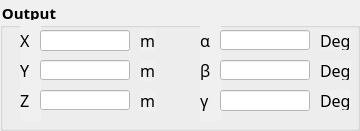
           <widget class="QGroupBox" name="groupBox_6">
            <property name="geometry">
             <rect>
              <x>10</x>
              <y>170</y>
              <width>360</width>
              <height>131</height>
             </rect>
            </property>
            <property name="font">
             <font>
              <family>3DS Fonticon CID</family>
              <pointsize>11</pointsize>
              <weight>75</weight>
              <bold>true</bold>
             </font>
            </property>
            <property name="layoutDirection">
             <enum>Qt::LeftToRight</enum>
            </property>
            <property name="styleSheet">
             <string notr="true">background-color: rgb(240, 240, 240);</string>
            </property>
            <property name="title">
             <string>Output</string>
            </property>
            <widget class="QLabel" name="label_149">
             <property name="geometry">
              <rect>
               <x>20</x>
               <y>20</y>
               <width>21</width>
               <height>41</height>
              </rect>
             </property>
             <property name="font">
              <font>
               <family>3ds</family>
               <pointsize>12</pointsize>
               <weight>50</weight>
               <bold>false</bold>
              </font>
             </property>
             <property name="styleSheet">
              <string notr="true">color:black;</string>
             </property>
             <property name="text">
              <string>&lt;html&gt;&lt;head/&gt;&lt;body&gt;&lt;p&gt;X&lt;/p&gt;&lt;/body&gt;&lt;/html&gt;</string>
             </property>
            </widget>
            <widget class="QLineEdit" name="tb_X_FK">
             <property name="geometry">
              <rect>
               <x>40</x>
               <y>30</y>
               <width>90</width>
               <height>21</height>
              </rect>
             </property>
             <property name="font">
              <font>
               <pointsize>10</pointsize>
              </font>
             </property>
             <property name="styleSheet">
              <string notr="true">background-color:white;</string>
             </property>
             <property name="alignment">
              <set>Qt::AlignCenter</set>
             </property>
             <property name="readOnly">
              <bool>true</bool>
             </property>
            </widget>
            <widget class="QLineEdit" name="tb_Y_FK">
             <property name="geometry">
              <rect>
               <x>40</x>
               <y>60</y>
               <width>90</width>
               <height>20</height>
              </rect>
             </property>
             <property name="font">
              <font>
               <pointsize>10</pointsize>
              </font>
             </property>
             <property name="styleSheet">
              <string notr="true">background-color:white;</string>
             </property>
             <property name="alignment">
              <set>Qt::AlignCenter</set>
             </property>
             <property name="readOnly">
              <bool>true</bool>
             </property>
            </widget>
            <widget class="QLabel" name="label_150">
             <property name="geometry">
              <rect>
               <x>20</x>
               <y>50</y>
               <width>21</width>
               <height>41</height>
              </rect>
             </property>
             <property name="font">
              <font>
               <family>3ds</family>
               <pointsize>12</pointsize>
               <weight>50</weight>
               <bold>false</bold>
              </font>
             </property>
             <property name="styleSheet">
              <string notr="true">color:black;</string>
             </property>
             <property name="text">
              <string>&lt;html&gt;&lt;head/&gt;&lt;body&gt;&lt;p&gt;Y&lt;/p&gt;&lt;/body&gt;&lt;/html&gt;</string>
             </property>
            </widget>
            <widget class="QLineEdit" name="tb_Z_FK">
             <property name="geometry">
              <rect>
               <x>40</x>
               <y>90</y>
               <width>90</width>
               <height>20</height>
              </rect>
             </property>
             <property name="font">
              <font>
               <pointsize>10</pointsize>
              </font>
             </property>
             <property name="styleSheet">
              <string notr="true">background-color:white;</string>
             </property>
             <property name="alignment">
              <set>Qt::AlignCenter</set>
             </property>
             <property name="readOnly">
              <bool>true</bool>
             </property>
            </widget>
            <widget class="QLabel" name="label_151">
             <property name="geometry">
              <rect>
               <x>20</x>
               <y>80</y>
               <width>21</width>
               <height>41</height>
              </rect>
             </property>
             <property name="font">
              <font>
               <family>3ds</family>
               <pointsize>12</pointsize>
               <weight>50</weight>
               <bold>false</bold>
              </font>
             </property>
             <property name="styleSheet">
              <string notr="true">color:black;</string>
             </property>
             <property name="text">
              <string>&lt;html&gt;&lt;head/&gt;&lt;body&gt;&lt;p&gt;Z&lt;/p&gt;&lt;/body&gt;&lt;/html&gt;</string>
             </property>
            </widget>
            <widget class="QLabel" name="label_152">
             <property name="geometry">
              <rect>
               <x>200</x>
               <y>20</y>
               <width>21</width>
               <height>41</height>
              </rect>
             </property>
             <property name="font">
              <font>
               <family>3ds</family>
               <pointsize>12</pointsize>
               <weight>50</weight>
               <bold>false</bold>
              </font>
             </property>
             <property name="styleSheet">
              <string notr="true">color:black;</string>
             </property>
             <property name="text">
              <string>&lt;html&gt;&lt;head/&gt;&lt;body&gt;&lt;p&gt;α&lt;/p&gt;&lt;/body&gt;&lt;/html&gt;</string>
             </property>
            </widget>
            <widget class="QLabel" name="label_153">
             <property name="geometry">
              <rect>
               <x>200</x>
               <y>50</y>
               <width>21</width>
               <height>41</height>
              </rect>
             </property>
             <property name="font">
              <font>
               <family>3ds</family>
               <pointsize>12</pointsize>
               <weight>50</weight>
               <bold>false</bold>
              </font>
             </property>
             <property name="styleSheet">
              <string notr="true">color:black;</string>
             </property>
             <property name="text">
              <string>&lt;html&gt;&lt;head/&gt;&lt;body&gt;&lt;p&gt;β&lt;/p&gt;&lt;/body&gt;&lt;/html&gt;</string>
             </property>
            </widget>
            <widget class="QLineEdit" name="tb_alp_FK">
             <property name="geometry">
              <rect>
               <x>220</x>
               <y>30</y>
               <width>90</width>
               <height>20</height>
              </rect>
             </property>
             <property name="font">
              <font>
               <pointsize>10</pointsize>
              </font>
             </property>
             <property name="styleSheet">
              <string notr="true">background-color:white;</string>
             </property>
             <property name="alignment">
              <set>Qt::AlignCenter</set>
             </property>
             <property name="readOnly">
              <bool>true</bool>
             </property>
            </widget>
            <widget class="QLineEdit" name="tb_bet_FK">
             <property name="geometry">
              <rect>
               <x>220</x>
               <y>60</y>
               <width>90</width>
               <height>20</height>
              </rect>
             </property>
             <property name="font">
              <font>
               <pointsize>10</pointsize>
              </font>
             </property>
             <property name="styleSheet">
              <string notr="true">background-color:white;</string>
             </property>
             <property name="alignment">
              <set>Qt::AlignCenter</set>
             </property>
             <property name="readOnly">
              <bool>true</bool>
             </property>
            </widget>
            <widget class="QLineEdit" name="tb_gam_FK">
             <property name="geometry">
              <rect>
               <x>220</x>
               <y>90</y>
               <width>90</width>
               <height>21</height>
              </rect>
             </property>
             <property name="font">
              <font>
               <pointsize>10</pointsize>
              </font>
             </property>
             <property name="styleSheet">
              <string notr="true">background-color:white;</string>
             </property>
             <property name="alignment">
              <set>Qt::AlignCenter</set>
             </property>
             <property name="readOnly">
              <bool>true</bool>
             </property>
            </widget>
            <widget class="QLabel" name="label_154">
             <property name="geometry">
              <rect>
               <x>200</x>
               <y>80</y>
               <width>21</width>
               <height>41</height>
              </rect>
             </property>
             <property name="font">
              <font>
               <family>3ds</family>
               <pointsize>12</pointsize>
               <weight>50</weight>
               <bold>false</bold>
              </font>
             </property>
             <property name="styleSheet">
              <string notr="true">color:black;</string>
             </property>
             <property name="text">
              <string>&lt;html&gt;&lt;head/&gt;&lt;body&gt;&lt;p&gt; γ&lt;/p&gt;&lt;/body&gt;&lt;/html&gt;</string>
             </property>
            </widget>
            <widget class="QLabel" name="label_134">
             <property name="geometry">
              <rect>
               <x>140</x>
               <y>60</y>
               <width>16</width>
               <height>21</height>
              </rect>
             </property>
             <property name="font">
              <font>
               <family>3ds</family>
               <pointsize>12</pointsize>
              </font>
             </property>
             <property name="styleSheet">
              <string notr="true">color: rgb(0, 0, 0);</string>
             </property>
             <property name="text">
              <string>m</string>
             </property>
            </widget>
            <widget class="QLabel" name="label_135">
             <property name="geometry">
              <rect>
               <x>140</x>
               <y>30</y>
               <width>16</width>
               <height>21</height>
              </rect>
             </property>
             <property name="font">
              <font>
               <family>3ds</family>
               <pointsize>12</pointsize>
              </font>
             </property>
             <property name="styleSheet">
              <string notr="true">color: rgb(0, 0, 0);</string>
             </property>
             <property name="text">
              <string>m</string>
             </property>
            </widget>
            <widget class="QLabel" name="label_136">
             <property name="geometry">
              <rect>
               <x>140</x>
               <y>90</y>
               <width>16</width>
               <height>21</height>
              </rect>
             </property>
             <property name="font">
              <font>
               <family>3ds</family>
               <pointsize>12</pointsize>
              </font>
             </property>
             <property name="styleSheet">
              <string notr="true">color: rgb(0, 0, 0);</string>
             </property>
             <property name="text">
              <string>m</string>
             </property>
            </widget>
            <widget class="QLabel" name="label_267">
             <property name="geometry">
              <rect>
               <x>320</x>
               <y>90</y>
               <width>31</width>
               <height>20</height>
              </rect>
             </property>
             <property name="font">
              <font>
               <family>3ds</family>
               <pointsize>12</pointsize>
              </font>
             </property>
             <property name="styleSheet">
              <string notr="true">color: rgb(0, 0, 0);</string>
             </property>
             <property name="text">
              <string>Deg</string>
             </property>
            </widget>
            <widget class="QLabel" name="label_265">
             <property name="geometry">
              <rect>
               <x>320</x>
               <y>30</y>
               <width>31</width>
               <height>20</height>
              </rect>
             </property>
             <property name="font">
              <font>
               <family>3ds</family>
               <pointsize>12</pointsize>
              </font>
             </property>
             <property name="styleSheet">
              <string notr="true">color: rgb(0, 0, 0);</string>
             </property>
             <property name="text">
              <string>Deg</string>
             </property>
            </widget>
            <widget class="QLabel" name="label_266">
             <property name="geometry">
              <rect>
               <x>320</x>
               <y>60</y>
               <width>31</width>
               <height>20</height>
              </rect>
             </property>
             <property name="font">
              <font>
               <family>3ds</family>
               <pointsize>12</pointsize>
              </font>
             </property>
             <property name="styleSheet">
              <string notr="true">color: rgb(0, 0, 0);</string>
             </property>
             <property name="text">
              <string>Deg</string>
             </property>
            </widget>
            <zorder>label_149</zorder>
            <zorder>tb_X_FK</zorder>
            <zorder>label_150</zorder>
            <zorder>label_151</zorder>
            <zorder>label_152</zorder>
            <zorder>label_153</zorder>
            <zorder>tb_alp_FK</zorder>
            <zorder>tb_bet_FK</zorder>
            <zorder>label_154</zorder>
            <zorder>tb_Z_FK</zorder>
            <zorder>tb_Y_FK</zorder>
            <zorder>label_134</zorder>
            <zorder>label_135</zorder>
            <zorder>label_136</zorder>
            <zorder>label_267</zorder>
            <zorder>label_265</zorder>
            <zorder>label_266</zorder>
            <zorder>tb_gam_FK</zorder>
           </widget>
